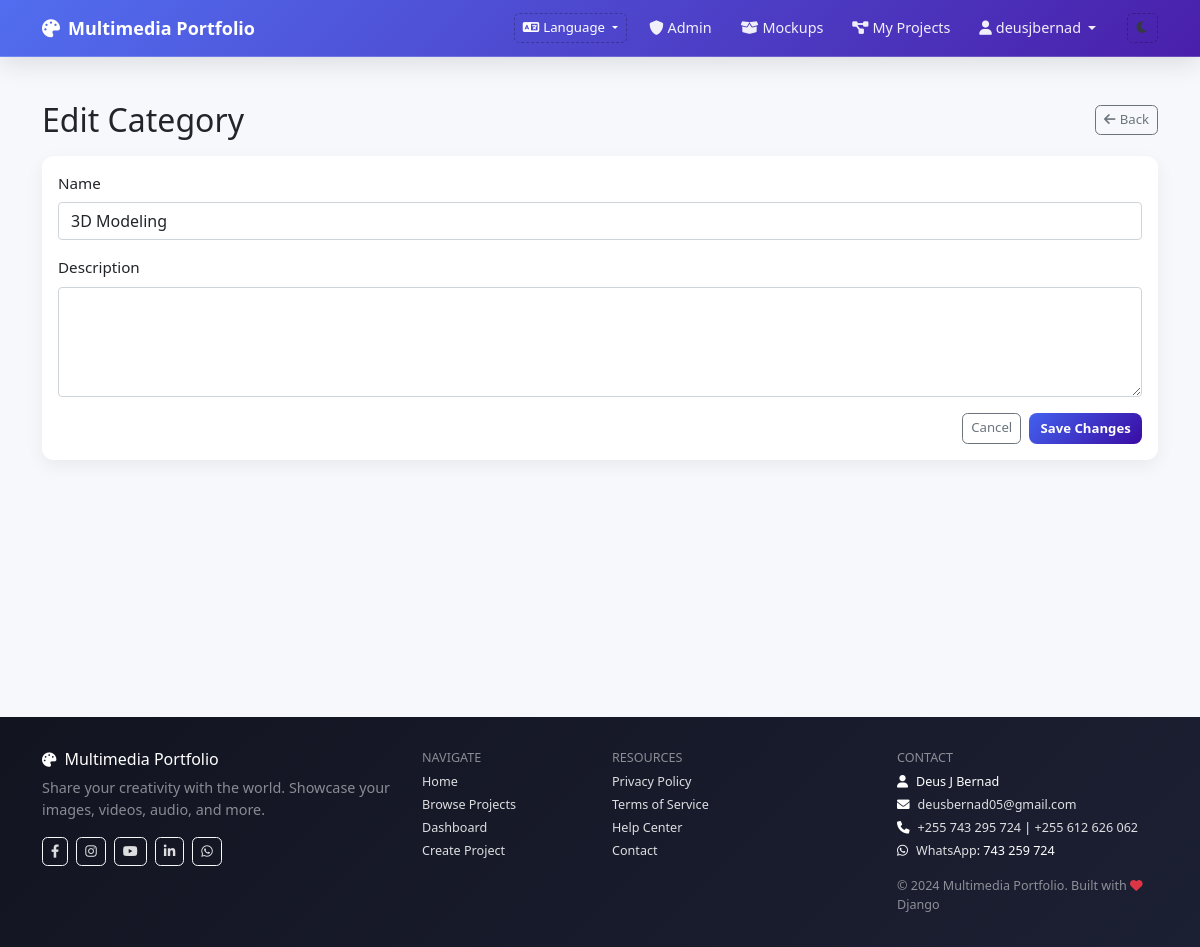
Before: /en/control/categories/7/edit/ (signed in) with the older database file.
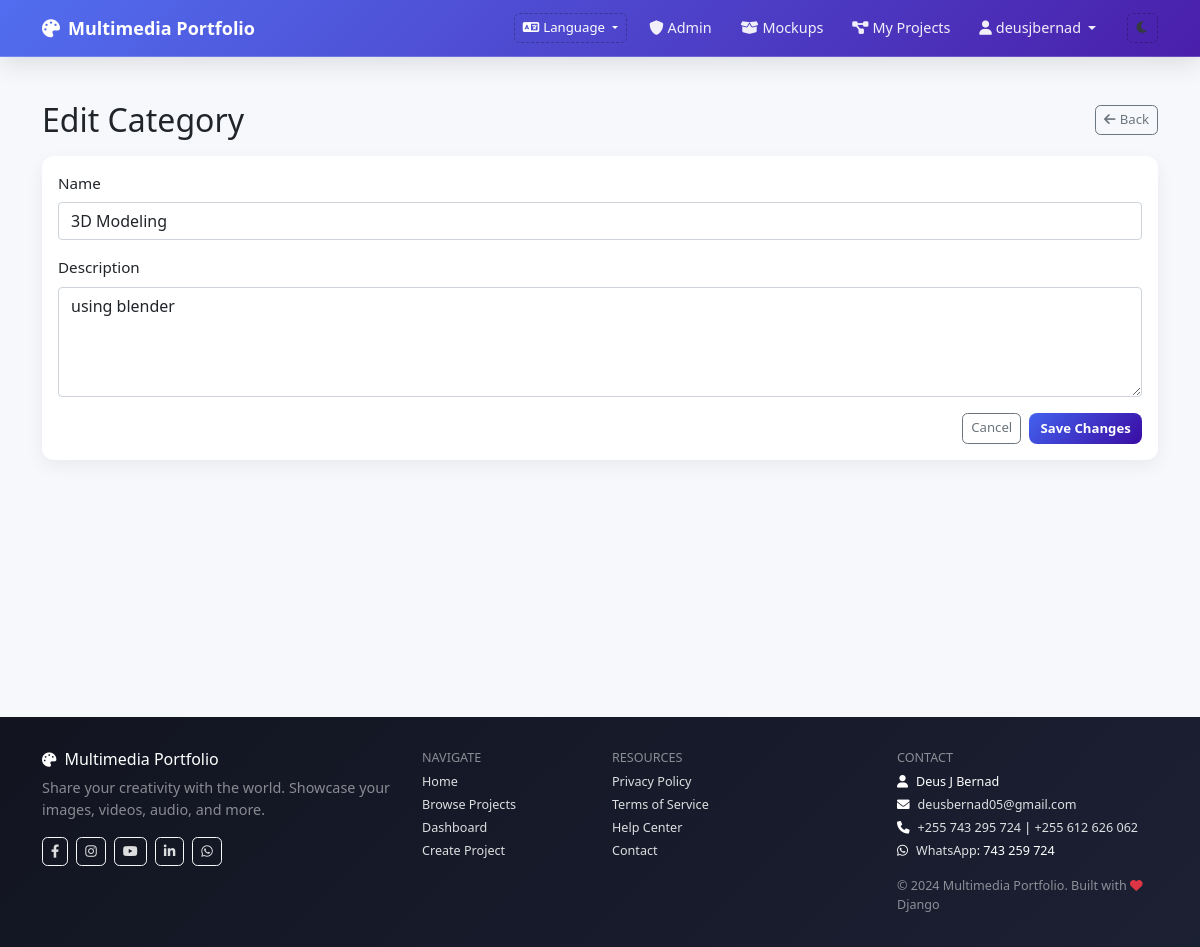
After: the same page with the newer database file.
### projects/models.py (models this page shows, shortened)
class Category(models.Model):
    name = models.CharField(max_length=100)
    description = models.TextField(blank=True)

### core/views.py (the view, shortened to what this page needs)
# urls.py: path('control/categories/<int:category_id>/edit/', views.admin_category_edit, name='admin_category_edit'),
@login_required
def admin_category_edit(request, category_id):
    if not request.user.is_staff:
        return redirect('core:home')
    cat = get_object_or_404(Category, pk=category_id)
    return render(request, 'core/admin_category_form.html', { 'mode': 'edit', 'category': cat })

### core/templates/core/admin_category_form.html (shortened to what this page needs)
{% extends 'base.html' %}
{% load i18n %}
{% block content %}
<div class="container py-4">
  <div class="d-flex align-items-center justify-content-between mb-3">
    <h2 class="mb-0">
      {% if mode == 'edit' %}{% trans "Edit Category" %}{% else %}{% trans "New Category" %}{% endif %}
    </h2>
    <div>
      <a href="{% url 'core:admin_categories' %}" class="btn btn-outline-secondary btn-sm">
        <i class="fas fa-arrow-left me-1"></i>{% trans "Back" %}
      </a>
    </div>
  </div>
  <div class="card">
    <div class="card-body">
      <form method="post">
        <div class="mb-3">
          <label class="form-label" for="name">{% trans "Name" %}</label>
          <input type="text" class="form-control" id="name" name="name" value="{{ category.name|default:'' }}" required>
        </div>
        <div class="mb-3">
          <label class="form-label" for="description">{% trans "Description" %}</label>
          <textarea class="form-control" id="description" name="description" rows="4">{{ category.description|default:'' }}</textarea>
        </div>
        <div class="d-flex justify-content-end gap-2">
          <a href="{% url 'core:admin_categories' %}" class="btn btn-outline-secondary">{% trans "Cancel" %}</a>
          <button type="submit" class="btn btn-primary">{% if mode == 'edit' %}{% trans "Save Changes" %}{% else %}{% trans "Create" %}{% endif %}</button>
        </div>
      </form>
    </div>
  </div>
</div>
{% endblock %}

Changed rows visible on the page:
changed Category "3D Modeling": description (not shown) → "using blender"
